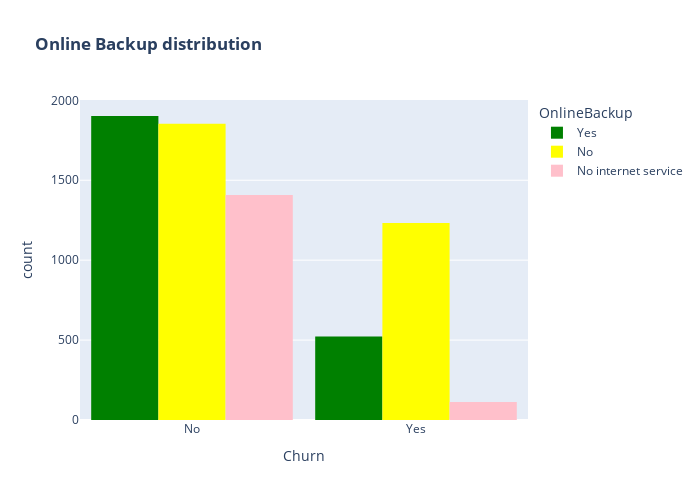

Notebook source saved alongside this figure:
### Code cell
# OnlineBackup feature histogram
fig = px.histogram(df, x="Churn", color="OnlineBackup", barmode="group", 
                   color_discrete_sequence=['green', 'yellow', 'pink'], # define your colors here
                   title="<b>Online Backup distribution<b>")
fig.update_layout(width=700, height=500, bargap=0.1)
fig.show()

### Figure 1 — Plotly figure (JSON) as saved in the notebook; plotly's stock layout.template omitted (floating-point values rounded to 4 significant figures; data arrays with more than 128 entries replaced by an {"elided": "..."} marker saying what was removed)
{"data": [{"alignmentgroup": "True", "bingroup": "x", "hovertemplate": "OnlineBackup=Yes<br>Churn=%{x}<br>count=%{y}<extra></extra>", "legendgroup": "Yes", "marker": {"color": "green", "pattern": {"shape": ""}}, "name": "Yes", "offsetgroup": "Yes", "orientation": "v", "showlegend": true, "type": "histogram", "x": {"elided": "2425 str values"}, "xaxis": "x", "yaxis": "y"}, {"alignmentgroup": "True", "bingroup": "x", "hovertemplate": "OnlineBackup=No<br>Churn=%{x}<br>count=%{y}<extra></extra>", "legendgroup": "No", "marker": {"color": "yellow", "pattern": {"shape": ""}}, "name": "No", "offsetgroup": "No", "orientation": "v", "showlegend": true, "type": "histogram", "x": {"elided": "3087 str values"}, "xaxis": "x", "yaxis": "y"}, {"alignmentgroup": "True", "bingroup": "x", "hovertemplate": "OnlineBackup=No internet service<br>Churn=%{x}<br>count=%{y}<extra></extra>", "legendgroup": "No internet service", "marker": {"color": "pink", "pattern": {"shape": ""}}, "name": "No internet service", "offsetgroup": "No internet service", "orientation": "v", "showlegend": true, "type": "histogram", "x": {"elided": "1520 str values"}, "xaxis": "x", "yaxis": "y"}], "layout": {"bargap": 0.1, "barmode": "group", "height": 500, "legend": {"title": {"text": "OnlineBackup"}, "tracegroupgap": 0}, "title": {"text": "<b>Online Backup distribution<b>"}, "width": 700, "xaxis": {"anchor": "y", "domain": [0, 1], "title": {"text": "Churn"}}, "yaxis": {"anchor": "x", "domain": [0, 1], "title": {"text": "count"}}}}
